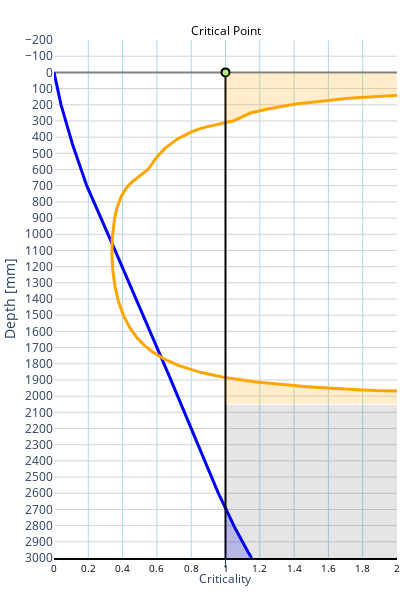

Notebook source saved alongside this figure:
### Code cell
from plotly_snow_profile import criticality_plots

crit_plots_fig = criticality_plots(plot_weaklayer, plot_layers, dataframe)
crit_plots_fig.show()

### Figure 1 — Plotly figure (JSON) as saved in the notebook; plotly's stock layout.template omitted (floating-point values rounded to 4 significant figures; data arrays with more than 128 entries replaced by an {"elided": "..."} marker saying what was removed)
{"data": [{"line": {"color": "blue", "width": 3}, "marker": {"color": "blue", "size": 6}, "mode": "lines", "name": "Energy Release Rate", "type": "scatter", "x": {"elided": "610 float values"}, "xaxis": "x", "y": {"elided": "610 float values"}}, {"line": {"color": "orange", "width": 3}, "marker": {"color": "orange", "size": 6}, "mode": "lines", "name": "Critical Coupling", "type": "scatter", "x": {"elided": "610 float values"}, "xaxis": "x", "y": {"elided": "610 float values"}}, {"line": {"color": "black", "width": 2}, "mode": "lines", "name": "Critical Point", "showlegend": false, "type": "scatter", "x": [1, 1], "y": [0, 3000]}, {"marker": {"color": "black", "size": 10}, "mode": "markers", "name": "Critical Point", "showlegend": false, "type": "scatter", "x": [1], "y": [0]}, {"fill": "toself", "fillcolor": "rgba(0, 0, 255, 0.2)", "hoverinfo": "skip", "line": {"width": 0}, "name": "Shaded Criticality", "showlegend": false, "type": "scatter", "x": {"elided": "672 float values"}, "y": {"elided": "672 float values"}}, {"fill": "toself", "fillcolor": "rgba(255, 165, 0, 0.2)", "hoverinfo": "skip", "line": {"width": 0}, "name": "Shaded Criticality", "showlegend": false, "type": "scatter", "x": [59.2, 29.6, 19.73, 14.8, 11.84, 9.867, 8.457, 7.4, 6.578, 5.92, 5.64, 5.428, 5.232, 5.049, 4.879, 4.72, 4.571, 4.431, 4.3, 4.175, 3.808, 3.417, 3.099, 2.835, 2.613, 2.423, 2.259, 2.115, 1.989, 1.877, 1.799, 1.744, 1.692, 1.644, 1.598, 1.554, 1.513, 1.474, 1.437, 1.402, 1.371, 1.344, 1.318, 1.293, 1.27, 1.247, 1.225, 1.203, 1.183, 1.163, 1.145, 1.135, 1.124, 1.114, 1.103, 1.093, 1.083, 1.074, 1.064, 1.055, 1.044, 1.02, 1.0, 1.0, 1.0, 1.0, 1.0, 1.0, 1.0, 1.0, 1.0, 1.0, 1.0, 1.0, 1.0, 1.0, 1.0, 1.0, 1.0, 1.0, 1.0, 1.0, 1.0, 1.0, 1.0, 1.0, 1.0, 1.0, 1.0, 1.0, 1.0, 1.0, 1.0, 1.0, 1.0, 1.0, 1.0, 1.0, 1.0, 1.0, 1.0, 1.0, 1.0, 1.0, 1.0, 1.0, 1.0, 1.0, 1.0, 1.0, 1.0, 1.0, 1.0, 1.0, 1.0, 1.0, 1.0, 1.0, 1.0, 1.0, 1.0, 1.0, 1.0, 1.0], "y": [4.926, 9.852, 14.78, 19.7, 24.63, 29.56, 34.48, 39.41, 44.33, 49.26, 54.19, 59.11, 64.04, 68.97, 73.89, 78.82, 83.74, 88.67, 93.6, 98.52, 103.4, 108.4, 113.3, 118.2, 123.2, 128.1, 133.0, 137.9, 142.9, 147.8, 152.7, 157.6, 162.6, 167.5, 172.4, 177.3, 182.3, 187.2, 192.1, 197.0, 202.0, 206.9, 211.8, 216.7, 221.7, 226.6, 231.5, 236.5, 241.4, 246.3, 251.2, 256.2, 261.1, 266.0, 270.9, 275.9, 280.8, 285.7, 290.6, 295.6, 300.5, 305.4, 305.4, 300.5, 295.6, 290.6, 285.7, 280.8, 275.9, 270.9, 266.0, 261.1, 256.2, 251.2, 246.3, 241.4, 236.5, 231.5, 226.6, 221.7, 216.7, 211.8, 206.9, 202.0, 197.0, 192.1, 187.2, 182.3, 177.3, 172.4, 167.5, 162.6, 157.6, 152.7, 147.8, 142.9, 137.9, 133.0, 128.1, 123.2, 118.2, 113.3, 108.4, 103.4, 98.52, 93.6, 88.67, 83.74, 78.82, 73.89, 68.97, 64.04, 59.11, 54.19, 49.26, 44.33, 39.41, 34.48, 29.56, 24.63, 19.7, 14.78, 9.852, 4.926]}, {"fill": "toself", "fillcolor": "rgba(255, 165, 0, 0.2)", "hoverinfo": "skip", "line": {"width": 0}, "name": "Shaded Criticality", "showlegend": false, "type": "scatter", "x": [1.009, 1.036, 1.065, 1.096, 1.131, 1.169, 1.21, 1.253, 1.299, 1.349, 1.403, 1.462, 1.525, 1.596, 1.68, 1.773, 1.878, 1.995, 2.128, 2.28, 2.455, 2.66, 2.902, 3.192, 3.541, 3.976, 4.532, 5.269, 6.292, 7.808, 10.29, 15.07, 28.18, 216.0, 1.0, 1.0, 1.0, 1.0, 1.0, 1.0, 1.0, 1.0, 1.0, 1.0, 1.0, 1.0, 1.0, 1.0, 1.0, 1.0, 1.0, 1.0, 1.0, 1.0, 1.0, 1.0, 1.0, 1.0, 1.0, 1.0, 1.0, 1.0, 1.0, 1.0, 1.0, 1.0, 1.0, 1.0], "y": [1887.0, 1892.0, 1897.0, 1901.0, 1906.0, 1911.0, 1916.0, 1921.0, 1926.0, 1931.0, 1936.0, 1941.0, 1946.0, 1951.0, 1956.0, 1961.0, 1966.0, 1970.0, 1975.0, 1980.0, 1985.0, 1990.0, 1995.0, 2000.0, 2005.0, 2010.0, 2015.0, 2020.0, 2025.0, 2030.0, 2034.0, 2039.0, 2044.0, 2049.0, 2049.0, 2044.0, 2039.0, 2034.0, 2030.0, 2025.0, 2020.0, 2015.0, 2010.0, 2005.0, 2000.0, 1995.0, 1990.0, 1985.0, 1980.0, 1975.0, 1970.0, 1966.0, 1961.0, 1956.0, 1951.0, 1946.0, 1941.0, 1936.0, 1931.0, 1926.0, 1921.0, 1916.0, 1911.0, 1906.0, 1901.0, 1897.0, 1892.0, 1887.0]}, {"fill": "toself", "fillcolor": "rgba(0, 0, 0, 0.1)", "hoverinfo": "skip", "line": {"width": 0}, "name": "Self-Collapsed", "showlegend": false, "type": "scatter", "x": [100000000.0, 1.0], "y": [0.0, 0.0]}, {"fill": "toself", "fillcolor": "rgba(0, 0, 0, 0.1)", "hoverinfo": "skip", "line": {"width": 0}, "name": "Self-Collapsed", "showlegend": false, "type": "scatter", "x": {"elided": "386 float values"}, "y": {"elided": "386 float values"}}], "layout": {"annotations": [{"ax": 0, "ay": 20, "font": {"size": 12}, "text": "Criticality", "x": 0.5, "xref": "paper", "y": 0, "yref": "paper"}, {"ax": 0, "ay": -10, "font": {"color": "black"}, "text": "Critical Point", "x": 0.5, "xref": "paper", "y": 1, "yref": "paper"}], "height": 600, "margin": {"b": 40, "l": 0, "r": 0, "t": 40}, "paper_bgcolor": "white", "plot_bgcolor": "white", "showlegend": false, "width": 400, "xaxis": {"dtick": 0.2, "gridcolor": "lightblue", "gridwidth": 1, "linecolor": "black", "linewidth": 2, "range": [0, 2], "showgrid": true, "side": "bottom", "tick0": 0, "tickcolor": "black", "tickfont": {"color": "black", "size": 10}, "ticklen": 8, "tickmode": "linear", "tickwidth": 2, "title": {"text": ""}}, "yaxis": {"domain": [0, 1], "dtick": 100, "gridcolor": "lightgray", "gridwidth": 1, "range": [3000, -200], "showgrid": true, "tick0": 0, "tickcolor": "black", "ticklen": 5, "tickmode": "linear", "tickwidth": 2, "title": {"text": "Depth [mm]"}, "zeroline": true, "zerolinecolor": "gray", "zerolinewidth": 2}}}
